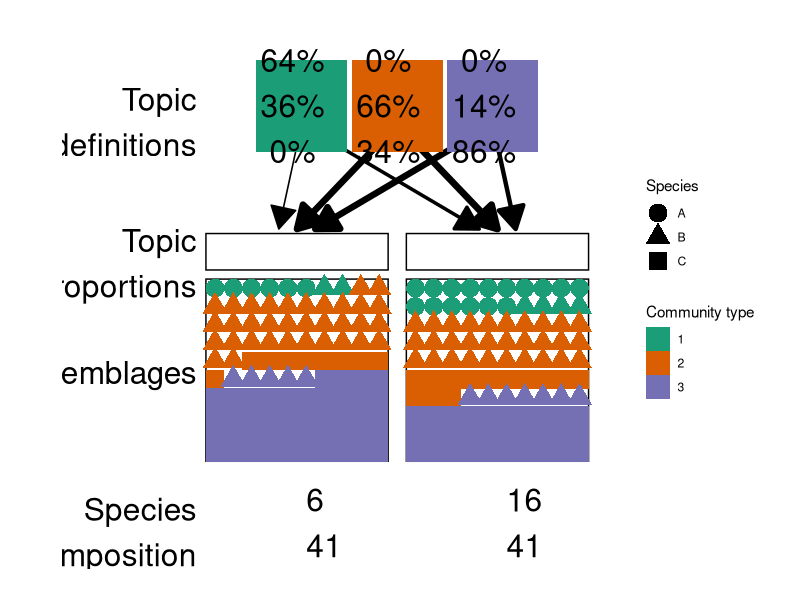

The R script that drew this image:
library(tidyverse)
library(ggplot2)

N = 10^2
N_topics = 3
N_docs = 2
N_species = 3
alpha = 2
alpha_beta = .2


set.seed(21)
beta = matrix(c(0.64, 0.36, 0, 
                0, 0.66, 0.34, 
                0, .14, .86),
              N_topics, N_species, byrow = TRUE)

set.seed(1)
thetas = list(c(.11, .45, .44),
              c(.24, .46, .30))

zs = thetas %>% 
  map(~sample.int(n = N_topics, size = N, prob = .x, replace = TRUE))


pick_species = function(z){
  map_dbl(z, ~sample.int(n = N_species, size = 1, prob = beta[.x, ]))
}

assemblages = map(zs, pick_species)

get_xmin = function(doc){
  (doc - 1) * (sqrt(N) + 1)
}

labels = round(beta * 100) %>% 
  apply(1, list) %>% 
  flatten() %>% 
  map(~paste(.x, "%  ", sep = "")) %>% 
  map(paste, collapse = "\n") %>% 
  flatten_chr()

output = transpose(.l = list(doc = 1:N_docs,
                             z = zs, 
                             word = assemblages)) %>% 
  map(as_data_frame) %>% 
  bind_rows() %>% 
  arrange(doc, z, word) %>% 
  group_by(doc) %>% 
  mutate(x = get_xmin(doc) + rep(1:sqrt(N), sqrt(N)), 
         y = rep(sqrt(N):1, each = sqrt(N)))

rects = data_frame(
  xmin = rep(get_xmin(seq_len(N_docs)) + .5, 2),
  xmax = rep(get_xmin(seq_len(N_docs)) + sqrt(N) + .5, 2),
  ymin = rep(c(.5, 1 + sqrt(N)), each = 2),
  ymax = rep(c(.5 + sqrt(N), 3 + sqrt(N)), each = 2)
)

topic_positions = seq(min(rects), max(rects), length = N_topics + 2)
topic_positions = topic_positions[-c(1, length(topic_positions))]

arrows = data_frame(
  x = rep(topic_positions, times = N_docs),
  y = sqrt(N) + 9,
  xend = rep(unique(rects$xmin + rects$xmax), each = N_topics) / 2 + 
    1:N_topics - mean(1:N_topics),
  yend = .25 + max(rects$ymax),
  size = 5 * flatten_dbl(thetas)
)

counts = output %>% 
  group_by(doc, word) %>% 
  summarize(n = n()) %>% 
  group_by(doc) %>% 
  summarize(counts = paste0(n, collapse = "\n"))

left_labels = tribble(
  ~label,                  ~y,
  "Topic\ndefinitions",    max(arrows$y) + 2,
  "Topic\nproportions",    min(arrows$yend),
  "Assemblages",           sqrt(N)/2 + 1,
  "Species\ncomposition",   -1.5
)
  

ggplot() +
  geom_rect(data = rects, aes(xmin = xmin, xmax = xmax, 
                              ymin = ymin, ymax = ymax),
            color = "black", fill = NA) + 
  geom_point(data = output, aes(x = x,
                                y = y, 
                                color = factor(z), 
                                shape = factor(word)), 
             size = 6) + 
  scale_shape_discrete("Species", labels = LETTERS[1:N_species]) + 
  scale_color_brewer(palette = "Dark2", guide = FALSE) +
  scale_fill_brewer("Community type", palette = "Dark2") +
  theme(axis.text = element_blank(), axis.ticks = element_blank(), 
        panel.background = element_blank(), panel.spacing = unit(2, "line")) +
  coord_equal(xlim = c(-6, (sqrt(N) + 1) * N_docs),
              ylim = c(-4, max(arrows$y) + sqrt(N) / 2)) + 
  xlab("") +
  ylab("") +
  geom_segment(data = arrows, aes(x = x, y = y, xend = xend, yend = yend,
                                  size = size), 
               arrow = arrow(type = "closed"),
               size = arrows$size) +
  geom_tile(data = arrows[1:N_topics, ], 
            aes(x = x, y = y + 1, height = sqrt(N) / 2, width = sqrt(N) / 2, 
                fill = factor(1:N_topics))) +
  geom_text(data = arrows[1:N_topics, ], 
             aes(x = x, y = y + 1, label = labels),
             size = 8) + 
  geom_text(data = left_labels, aes(x = 0, y = y, label = label), 
            size = 8, hjust = "right", vjust = "top") + 
  geom_text(aes(x = sqrt(N) * seq(0.5, N_docs - .5) + seq_len(N_docs), 
                y = -1, label = counts$counts), 
            size = 8, vjust = 1, hjust = 0)
